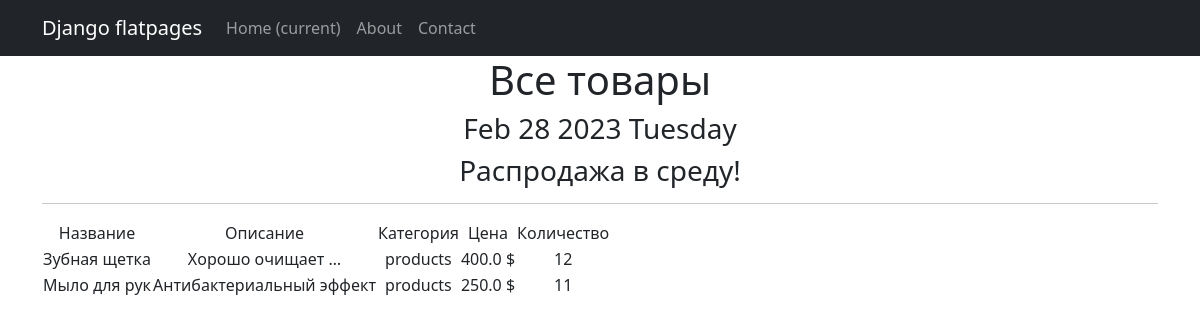
Screenshot of /products/ with the database file from the repository.
### simpleapp/models.py (models this page shows, shortened)
class Product(models.Model):
    name = models.CharField(max_length=50, unique=True,)
    description = models.TextField()
    quantity = models.IntegerField(validators=[MinValueValidator(0)],)
    category = models.ForeignKey(to='Category', on_delete=models.CASCADE, related_name='products',)
    price = models.FloatField(validators=[MinValueValidator(0.0)],)

class Category(models.Model):
    name = models.CharField(max_length=100, unique=True)

### simpleapp/views.py (the view)
# urls.py: path('', ProductsList.as_view()),
class ProductsList(ListView):
    model = Product
    ordering = 'name'
    template_name = 'products.html'
    context_object_name = 'products'
    def get_context_data(self, **kwargs):
        context = super().get_context_data(**kwargs)
        context['time_now'] = datetime.utcnow()
        context['next_sale'] = 'Распродажа в среду!'
        return context

### simpleapp/templatetags/custom_filters.py (called while the page is built)
@register.filter()
def currency(value, code='rub'):
   postfix = CURRENCIES_SYMBOLS[code]
   return f'{value} {postfix}'

### simpleapp/templatetags/custom_tags.py (called while the page is built)
@register.simple_tag()
def current_time(format_string='%b %d %Y'):
   return datetime.utcnow().strftime(format_string)

### templates/products.html (shortened to what this page needs)
{% extends 'flatpages/default.html' %}
{% load custom_filters %}
{% load custom_tags %}
{% block content %}
   <h1>Все товары</h1>
   <h3>{% current_time '%b %d %Y %A' %}</h3>
   <h3> {{ next_sale|default_if_none:"Чуть позже сообщим о распродаже!" }} </h3>
   <hr>
   {% if products %}
       <table>
           <tr>
               <td>Название</td>
               <td>Описание</td>
               <td>Категория</td>
               <td>Цена</td>
               <td>Количество</td>
           </tr>
           {% for product in products %}
           <tr>
               <td>{{ product.name }}</td>
               <td>{{ product.description|truncatewords:2 }}</td>
               <td>{{ product.category.name }}</td>
               <td>{{ product.price|currency:'usd' }}</td>
               <td>{{ product.quantity }}</td>
           </tr>
           {% endfor %}
       </table>
   {% else %}
       <h2>Товаров нет!</h2>
   {% endif %}
{% endblock content %}

### templates/flatpages/default.html (shortened to what this page needs)
<!DOCTYPE html>
<html lang="en">
    <head>
        {% load static %}
        <link href="{% static 'css/styles.css' %}" rel="stylesheet" />
    </head>
    <body>
        <nav class="navbar navbar-expand-lg navbar-dark bg-dark static-top">
            <div class="container">
                <a class="navbar-brand" href="#">Django flatpages</a>
               <div class="collapse navbar-collapse" id="navbarResponsive">
                   <ul class="navbar-nav ml-auto">
                       <li class="nav-item active">
                           <a class="nav-link" href="#">Home
                               <span class="sr-only">(current)</span>
                           </a>
                       </li>
                       <li class="nav-item">
                           <a class="nav-link" href="/about/">About</a>
                       </li>
                       <li class="nav-item">
                           <a class="nav-link" href="/contacts/">Contact</a>
                       </li>
                   </ul>
               </div>
            </div>
        </nav>
        <div class="container">
           <div class="row">
               <div class="col-lg-12 text-center">
               {% block content %}{% endblock content %}
               </div>
           </div>
        </div>
    </body>
</html>

### rows the page displays
Product: name "Зубная щетка", description "Хорошо очищает …", category.name "products", price "400.0 $", quantity "12"
Product: name "Мыло для рук", description "Антибактериальный эффект", category.name "products", price "250.0 $", quantity "11"

### other values shown
{{ next_sale|default_if_none:"Чуть позже сообщим о распродаже!" }} "Распродажа в среду!"
